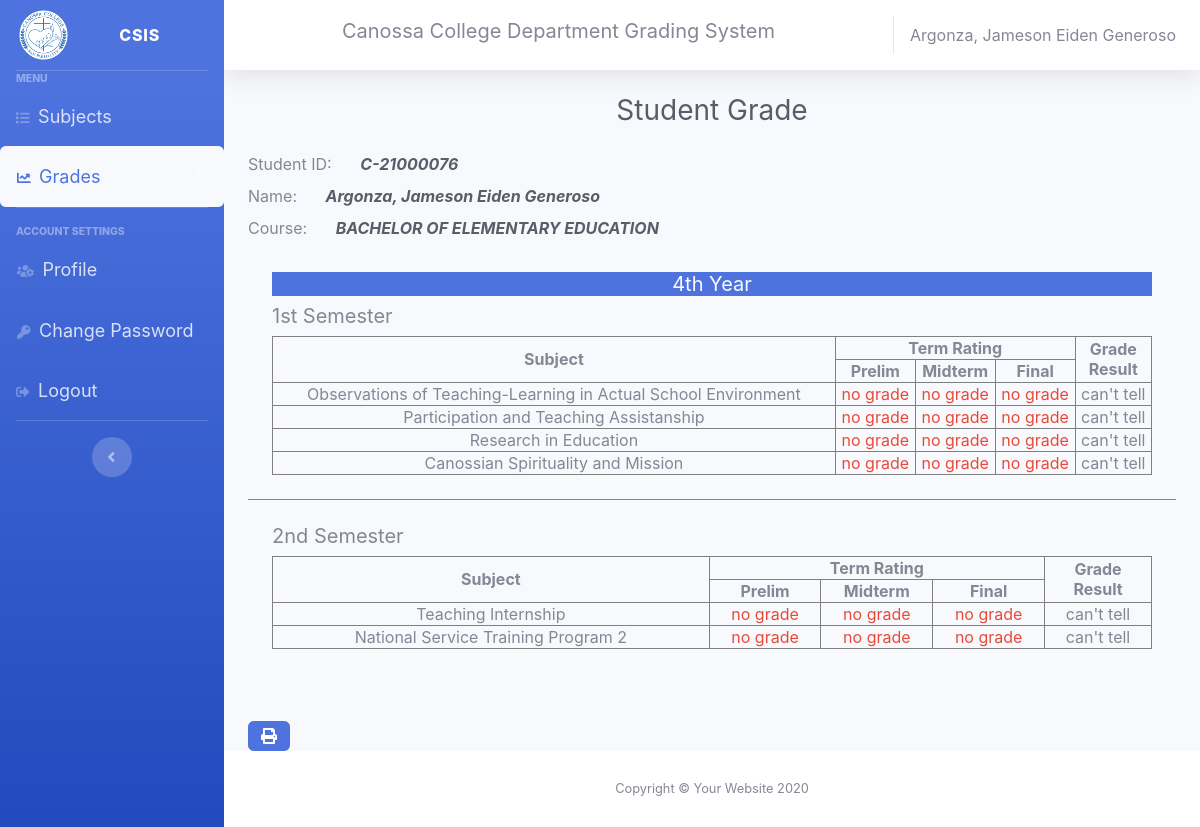
/student/forth.student.php (signed in), run on the app's committed database.
### tables this page shows
CREATE TABLE `studentrecords` (
  `id` int(11) NOT NULL,
  `student_id` varchar(120) NOT NULL,
  `name` varchar(120) NOT NULL,
  `gender` varchar(128) NOT NULL,
  `cellphone` varchar(11) NOT NULL,
  `bday` varchar(128) NOT NULL,
  `bplace` varchar(128) NOT NULL,
  `address` text NOT NULL,
  `course` text NOT NULL,
  `status` text NOT NULL,
  `year` varchar(12) NOT NULL
);

CREATE TABLE `studentsubs` (
  `id` int(11) NOT NULL,
  `student_id` varchar(123) NOT NULL,
  `subject` varchar(123) NOT NULL
);

### student/forth.student.php (the view, shortened to what this page needs)
<?php
if (isset($_SESSION['user_id'])) {
    include "../layout/head.layout.php";
    include_once '../database/dbconnection.db.php';
    $sql = "SELECT * from studentrecords where student_id = '$id'";
    $result = $conn->query($sql);
    if ($result->num_rows > 0) {
        while ($row = $result->fetch_assoc()) {
            $name = $row['name'];
            $course = $row['course'];
        }
    }
?>
    <h5 class="h3 mb-4 text-gray-800 text-center">Student Grade</h5>
    <label class="mr-4">Student ID: </label> <i class="text-dark font-weight-bold mr-5"><?php echo $id; ?></i><br>
    <label class="mr-4">Name: </label> <i class="text-dark font-weight-bold "><?php echo $name; ?></i> <br>
    <label class="mr-4">Course: </label> <i class="text-dark font-weight-bold text-uppercase"><?php echo $course; ?></i> <br>
<?php
    include "../studentgrading/_forth.grading.php";
    ?>
    <br>
    <br>
    <a class="btn btn-primary" href="../print/gradeperyear/_forth.print.php"><i class="fas fa-print"></i></a>
<?php include "../layout/footer.layout.php";
} else {
    header("Location: ../canossa/master.blade.php");
    exit();
}
?>

### layout/_topbar.layout.php (shortened to what this page needs)
<nav class="navbar navbar-expand navbar-light bg-white topbar mb-4 static-top shadow">
<h5 class="title ml-auto">Canossa College Department Grading System </h5>
    <span class="mr-2 d-none d-lg-inline text-gray-600 ">
        <?php
            include_once '../database/dbconnection.db.php';
            $id = $_SESSION['user_id'];
            $sql = "SELECT * from studentrecords where student_id = '$id'";
            $result = $conn-> query($sql);
            if($result-> num_rows > 0 ){
                while($row = $result-> fetch_assoc()){
                    echo $row['name'];
                }
            }
        ?>
    </span>
</nav>

### studentgrading/_forth.grading.php
<div class="p-2 m-3">
    <h5 class="text-center bg-primary text-light">4th Year</h5>
    <div>
        <h5>1st Semester</h5>
        <table border="1" class="text-center w-100">
        <thead>
            <tr>
                <th rowspan="2">Subject</th>
                <th colspan="3">Term Rating</th>
                <th rowspan="2">Grade <br> Result</th>
            </tr>
            <tr>
                <th>Prelim</th>
                <th>Midterm</th>
                <th>Final</th>
            </tr>
        </thead>
        <tbody>
            <?php
        $prod = "SELECT * from programs where year = 'forth' and sem = 'first' and course = '$course'";
        $result = $conn->query($prod);
        if ($result->num_rows > 0) {
            while ($row = $result->fetch_assoc()) {
                $subject = $row['subject'];
                 $s = "SELECT * from studentsubs where student_id = '$id' and subject = '$subject'";
            $res = $conn->query($s);
            if ($res->num_rows > 0) {
                while ($row = $res->fetch_assoc()) {
                    $sub = $row['subject'];
                    echo "<tr><td>  $sub </td>";
                    $sq = "SELECT * from prelims where subject = '$sub' and student_id = '$id'";
                    $resu = $conn->query($sq);
                    if ($resu->num_rows > 0) {
                        while ($row = $resu->fetch_assoc()) {
                            $sub = $row['subject'];
                            if($row['grade'] >=85){
                                echo "<td class='text-success'>  $row[grade] </td>";
                            }else if($row['grade'] >= 75){
                                echo "<td class='text-warning'>  $row[grade] </td>";
                            }else{
                                echo "<td class='text-danger'>  $row[grade] </td>";
                            }
                        }
                    }else{
                        echo "<td class='text-danger'>  no grade </td>";
                    }
                    $sq = "SELECT * from midterms where subject = '$sub' and student_id = '$id'";
                    $resu = $conn->query($sq);
                    if ($resu->num_rows > 0) {
                        while ($row = $resu->fetch_assoc()) {
                            if($row['grade'] >=85){
                                echo "<td class='text-success'>  $row[grade] </td>";
                            }else if($row['grade'] >= 75){
                                echo "<td class='text-warning'>  $row[grade] </td>";
                            }else{
                                echo "<td class='text-danger'>  $row[grade] </td>";
                            }
                        }
                    }else{
                        echo "<td class='text-danger'>  no grade </td>";
                    }
                    $sq = "SELECT * from finals where subject = '$sub' and student_id = '$id'";
                    $resu = $conn->query($sq);
                    if ($resu->num_rows > 0) {
                        while ($row = $resu->fetch_assoc()) {
                            if($row['grade'] >=85){
                                echo "<td class='text-success'>  $row[grade] </td>";
                            }else if($row['grade'] >= 75){
                                echo "<td class='text-warning'>  $row[grade] </td>";
                            }else{
                                echo "<td class='text-danger'>  $row[grade] </td>";
                            }
                            if($row['grade'] >= 75){
                                echo "<td>  Passed </td>";
                            }
                            else{
                                echo "<td>  Failed </td>";
                            }
                        }
                    }else{
                        echo "<td class='text-danger'>  no grade </td>";
                            echo "<td> can't tell </td>";
                    }
                }
            }
            }
        }
            ?>
        </tbody>
    </table>
    </div>
</div>
<hr class="sidebar-divider bg-info">
<div class="p-2 m-3">
    <div>
        <h5>2nd Semester</h5>
        <table border="1" class="text-center w-100">
        <thead>
            <tr>
                <th rowspan="2">Subject</th>
                <th colspan="3">Term Rating</th>
                <th rowspan="2">Grade <br> Result</th>
            </tr>
            <tr>
                <th>Prelim</th>
                <th>Midterm</th>
                <th>Final</th>
            </tr>
        </thead>
        <tbody>
            <?php
        $prod = "SELECT * from programs where year = 'forth' and sem = 'second' and course = '$course'";
        $result = $conn->query($prod);
        if ($result->num_rows > 0) {
            while ($row = $result->fetch_assoc()) {
                $subject = $row['subject'];
                 $s = "SELECT * from studentsubs where student_id = '$id' and subject = '$subject'";
            $res = $conn->query($s);
            if ($res->num_rows > 0) {
                while ($row = $res->fetch_assoc()) {
                    $sub = $row['subject'];
                    echo "<tr><td>  $sub </td>";
                    $sq = "SELECT * from prelims where subject = '$sub' and student_id = '$id'";
                    $resu = $conn->query($sq);
                    if ($resu->num_rows > 0) {
                        while ($row = $resu->fetch_assoc()) {
                            $sub = $row['subject'];
                            if($row['grade'] >=85){
                                echo "<td class='text-success'>  $row[grade] </td>";
                            }else if($row['grade'] >= 75){
                                echo "<td class='text-warning'>  $row[grade] </td>";
                            }else{
                                echo "<td class='text-danger'>  $row[grade] </td>";
                            }
                        }
                    }else{
                        echo "<td class='text-danger'>  no grade </td>";
                    }
                    $sq = "SELECT * from midterms where subject = '$sub' and student_id = '$id'";
                    $resu = $conn->query($sq);
                    if ($resu->num_rows > 0) {
                        while ($row = $resu->fetch_assoc()) {
                            if($row['grade'] >=85){
                                echo "<td class='text-success'>  $row[grade] </td>";
                            }else if($row['grade'] >= 75){
                                echo "<td class='text-warning'>  $row[grade] </td>";
                            }else{
                                echo "<td class='text-danger'>  $row[grade] </td>";
                            }
                        }
                    }else{
                        echo "<td class='text-danger'>  no grade </td>";
                    }
                    $sq = "SELECT * from finals where subject = '$sub' and student_id = '$id'";
                    $resu = $conn->query($sq);
                    if ($resu->num_rows > 0) {
                        while ($row = $resu->fetch_assoc()) {
                            if($row['grade'] >=85){
                                echo "<td class='text-success'>  $row[grade] </td>";
                            }else if($row['grade'] >= 75){
                                echo "<td class='text-warning'>  $row[grade] </td>";
                            }else{
                                echo "<td class='text-danger'>  $row[grade] </td>";
                            }
                            if($row['grade'] >= 75){
                                echo "<td>  Passed </td>";
                            }
                            else{
                                echo "<td>  Failed </td>";
                            }
                        }
                    }else{
                        echo "<td class='text-danger'>  no grade </td>";
                            echo "<td> can't tell </td>";
                    }
                }
            }
            }
        }
            ?>
        </tbody>
    </table>
    </div>
</div>

### data on the page
studentrecords: name "Argonza, Jameson Eiden Generoso", course "BACHELOR OF ELEMENTARY EDUCATION"
studentsubs: subject "Observations of Teaching-Learning in Actual School Environment"
studentsubs: subject "Participation and Teaching Assistanship"
studentsubs: subject "Research in Education"
studentsubs: subject "Canossian Spirituality and Mission"
studentsubs: subject "Teaching Internship"
studentsubs: subject "National Service Training Program 2"

### other printed values
$id "C-21000076"
